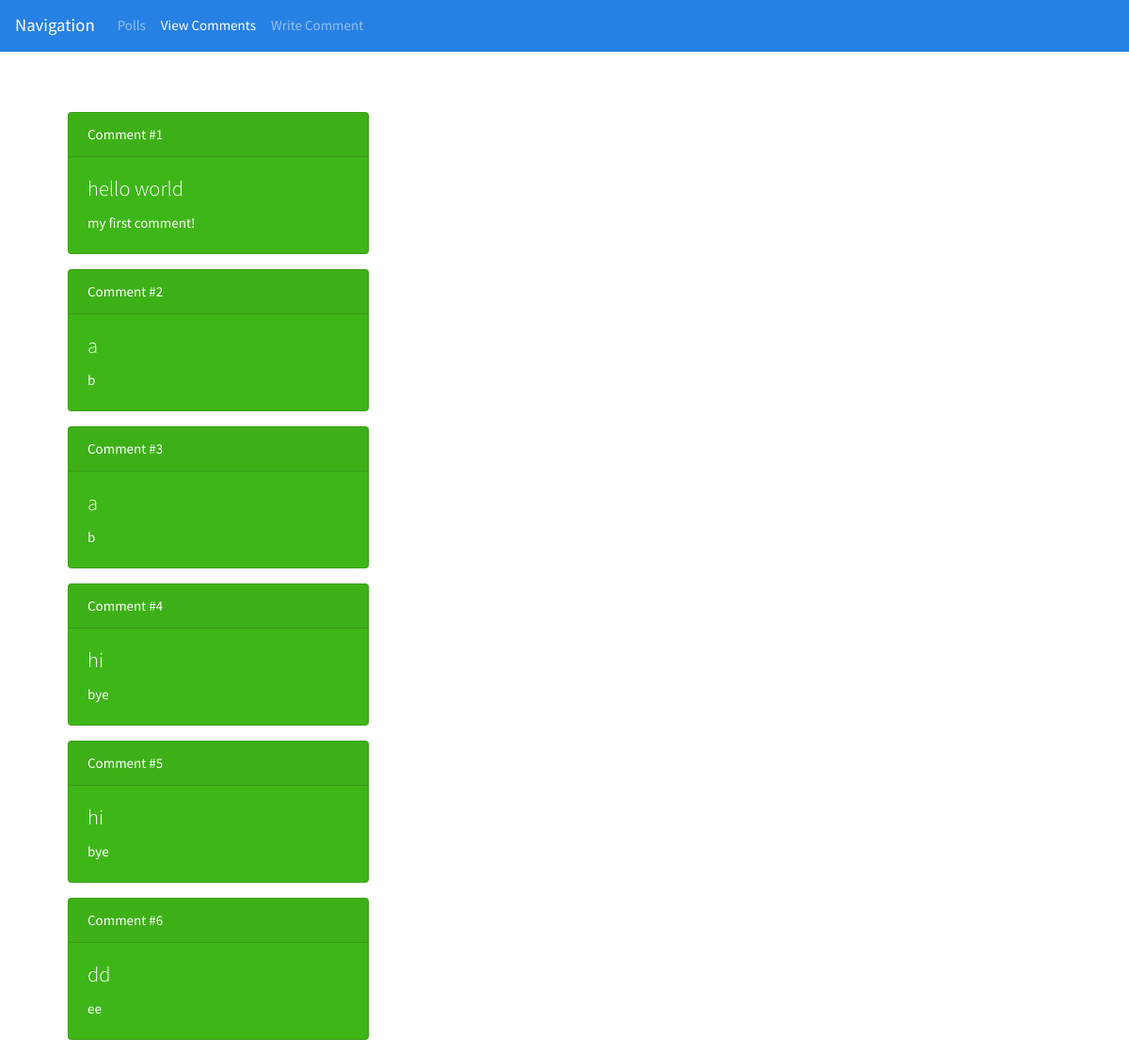
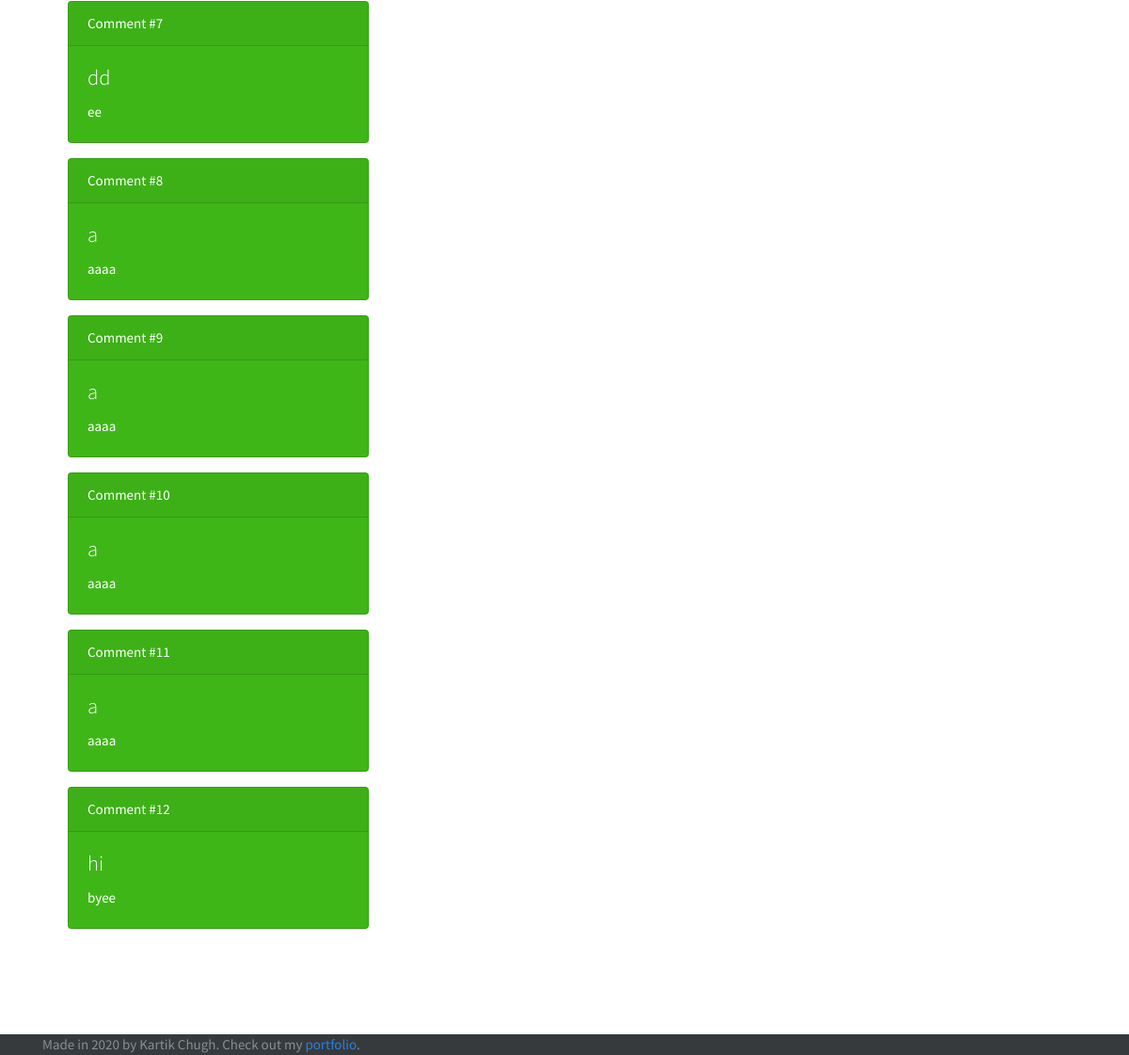
The page /polls/comments/list on the database its author committed (2 pictures, top to bottom).
### polls/models.py (models this page shows, shortened)
class Comment(models.Model):
    name = models.CharField(max_length=30)
    body = models.CharField(max_length=200)

### polls/views.py (the view)
# urls.py: path('comments/list', views.CommentsListView.as_view(), name='comments_list')
class CommentsListView(generic.ListView):
    template_name = 'polls/comments_list.html'
    context_object_name = 'comments_list'
    def get_queryset(self):
        return Comment.objects.all()

### polls/templates/polls/comments_list.html (shortened to what this page needs)
{% load static %}
<link rel="stylesheet" type="text/css" href="{% static 'polls/style.css' %}">
<link rel="stylesheet" href="https://stackpath.bootstrapcdn.com/bootstrap/4.3.1/css/bootstrap.min.css">
<link rel="stylesheet" href="https://bootswatch.com/4/cosmo/bootstrap.css" media="screen">
<link href="https://getbootstrap.com/docs/4.1/examples/sticky-footer/sticky-footer.css" rel="stylesheet">
<nav class="navbar navbar-expand-lg navbar-dark bg-primary">
    <a class="navbar-brand" href="#">Navigation</a>
    <div class="collapse navbar-collapse" id="navbarColor01">
      <ul class="navbar-nav mr-auto">
        <li class="nav-item">
          <a class="nav-link" href="{% url 'polls:index' %}">Polls <span class="sr-only">(current)</span></a>
        </li>
        <li class="nav-item active">
          <a class="nav-link" href="{% url 'polls:comments_list' %}">View Comments</a>
        </li>
        <li class="nav-item">
          <a class="nav-link" href="{% url 'polls:comments' %}">Write Comment</a>
        </li>
      </ul>
    </div>
  </nav>
  <div class="jumbotron" style="background-color: white;">
{% if comments_list %}
    <ul>
    {% for comment in comments_list %}
        <div class="card text-white bg-success mb-3" style="max-width: 20rem;">
            <div class="card-header">Comment #{{ comment.id }}</div>
            <div class="card-body">
            <h4 class="card-title">{{ comment.name }}</h4>
            <p class="card-text">{{ comment.body }}</p>
            </div>
        </div>
    {% endfor %}
    </ul>
{% else %}
    <p>No comments are available.</p>
{% endif %}
</div>
<footer class="footer navbar-dark bg-dark">
    <div class="container">
      <span class="text-muted">Made in 2020 by Kartik Chugh. Check out my <a href="https://github.com/KartikChugh">portfolio</a>.</span>
    </div>
</footer>

### polls/static/polls/style.css (style rules this page uses)
li a { color: green; }

### rows shown on the page
Comment: id "1", name "hello world", body "my first comment!"
Comment: id "2", name "a", body "b"
Comment: id "3", name "a", body "b"
Comment: id "4", name "hi", body "bye"
Comment: id "5", name "hi", body "bye"
Comment: id "6", name "dd", body "ee"
Comment: id "7", name "dd", body "ee"
Comment: id "8", name "a", body "aaaa"
Comment: id "9", name "a", body "aaaa"
Comment: id "10", name "a", body "aaaa"
Comment: id "11", name "a", body "aaaa"
Comment: id "12", name "hi", body "byee"
